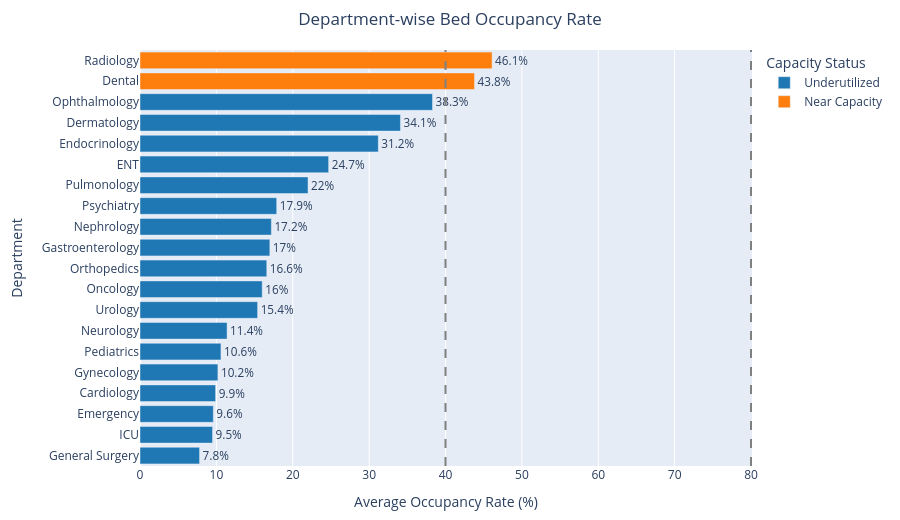

Write notebook code for a chart like this one.
### Code cell
status_colors = {
    "Over Capacity": "#d62728",
    "Near Capacity": "#ff7f0e",
    "Underutilized": "#1f77b4"
}

plot_data = department_summary.sort_values("Avg_Occupancy_Rate", ascending=True)

fig_occupancy = px.bar(
    plot_data,
    x="Avg_Occupancy_Rate",
    y="department_name",
    orientation="h",
    color="Capacity_Status",
    color_discrete_map=status_colors,
    title="Department-wise Bed Occupancy Rate",
    text="Avg_Occupancy_Rate"
)

fig_occupancy.add_vline(x=40, line_dash="dash", line_color="gray")
fig_occupancy.add_vline(x=80, line_dash="dash", line_color="gray")

fig_occupancy.update_traces(
    texttemplate="%{text}%",
    textposition="outside",
    hovertemplate="<b>%{y}</b><br>Occupancy Rate: %{x:.1f}%<extra></extra>"
)

fig_occupancy.update_layout(
    title_x=0.5,
    xaxis_title="Average Occupancy Rate (%)",
    yaxis_title="Department",
    height=520,
    margin=dict(l=140, r=80, t=50, b=50),
    legend_title_text="Capacity Status"
)

fig_occupancy.show()

### Figure 1 — Plotly figure (JSON) as saved in the notebook; plotly's stock layout.template omitted (floating-point values rounded to 4 significant figures)
{"data": [{"hovertemplate": "<b>%{y}</b><br>Occupancy Rate: %{x:.1f}%<extra></extra>", "legendgroup": "Underutilized", "marker": {"color": "#1f77b4", "pattern": {"shape": ""}}, "name": "Underutilized", "orientation": "h", "showlegend": true, "text": [7.8, 9.5, 9.6, 9.9, 10.2, 10.6, 11.4, 15.4, 16.0, 16.6, 17.0, 17.2, 17.9, 22.0, 24.7, 31.2, 34.1, 38.3], "textposition": "outside", "texttemplate": "%{text}%", "type": "bar", "x": [7.8, 9.5, 9.6, 9.9, 10.2, 10.6, 11.4, 15.4, 16.0, 16.6, 17.0, 17.2, 17.9, 22.0, 24.7, 31.2, 34.1, 38.3], "xaxis": "x", "y": ["General Surgery", "ICU", "Emergency", "Cardiology", "Gynecology", "Pediatrics", "Neurology", "Urology", "Oncology", "Orthopedics", "Gastroenterology", "Nephrology", "Psychiatry", "Pulmonology", "ENT", "Endocrinology", "Dermatology", "Ophthalmology"], "yaxis": "y"}, {"hovertemplate": "<b>%{y}</b><br>Occupancy Rate: %{x:.1f}%<extra></extra>", "legendgroup": "Near Capacity", "marker": {"color": "#ff7f0e", "pattern": {"shape": ""}}, "name": "Near Capacity", "orientation": "h", "showlegend": true, "text": [43.8, 46.1], "textposition": "outside", "texttemplate": "%{text}%", "type": "bar", "x": [43.8, 46.1], "xaxis": "x", "y": ["Dental", "Radiology"], "yaxis": "y"}], "layout": {"barmode": "relative", "height": 520, "legend": {"title": {"text": "Capacity Status"}, "tracegroupgap": 0}, "margin": {"b": 50, "l": 140, "r": 80, "t": 50}, "shapes": [{"line": {"color": "gray", "dash": "dash"}, "type": "line", "x0": 40, "x1": 40, "xref": "x", "y0": 0, "y1": 1, "yref": "y domain"}, {"line": {"color": "gray", "dash": "dash"}, "type": "line", "x0": 80, "x1": 80, "xref": "x", "y0": 0, "y1": 1, "yref": "y domain"}], "title": {"text": "Department-wise Bed Occupancy Rate", "x": 0.5}, "xaxis": {"anchor": "y", "domain": [0.0, 1.0], "title": {"text": "Average Occupancy Rate (%)"}}, "yaxis": {"anchor": "x", "domain": [0.0, 1.0], "title": {"text": "Department"}}}}
